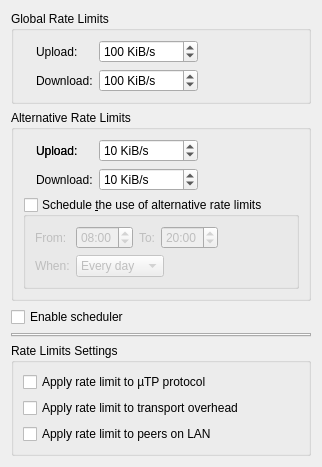
          <widget class="QWidget" name="scrollAreaWidgetContents_9">
           <property name="geometry">
            <rect>
             <x>0</x>
             <y>0</y>
             <width>302</width>
             <height>408</height>
            </rect>
           </property>
           <layout class="QVBoxLayout" name="verticalLayout_5">
            <item>
             <widget class="QGroupBox" name="rateLimitBox">
              <property name="title">
               <string>Global Rate Limits</string>
              </property>
              <layout class="QGridLayout" name="rateLimitBoxLayout">
               <item row="0" column="0" rowspan="2">
                <widget class="QLabel" name="labelGlobalRate"/>
               </item>
               <item row="0" column="1">
                <widget class="QLabel" name="label_10">
                 <property name="text">
                  <string>Upload:</string>
                 </property>
                </widget>
               </item>
               <item row="0" column="2">
                <widget class="QSpinBox" name="spinUploadLimit">
                 <property name="specialValueText">
                  <string>∞</string>
                 </property>
                 <property name="suffix">
                  <string> KiB/s</string>
                 </property>
                 <property name="maximum">
                  <number>2000000</number>
                 </property>
                 <property name="stepType">
                  <enum>QAbstractSpinBox::StepType::AdaptiveDecimalStepType</enum>
                 </property>
                 <property name="value">
                  <number>100</number>
                 </property>
                </widget>
               </item>
               <item row="0" column="3">
                <spacer name="horizontalSpacer">
                 <property name="orientation">
                  <enum>Qt::Orientation::Horizontal</enum>
                 </property>
                 <property name="sizeHint" stdset="0">
                  <size>
                   <width>40</width>
                   <height>20</height>
                  </size>
                 </property>
                </spacer>
               </item>
               <item row="1" column="1">
                <widget class="QLabel" name="label_11">
                 <property name="text">
                  <string>Download:</string>
                 </property>
                </widget>
               </item>
               <item row="1" column="2">
                <widget class="QSpinBox" name="spinUploadLimit">
                 <property name="specialValueText">
                  <string>∞</string>
                 </property>
                 <property name="suffix">
                  <string> KiB/s</string>
                 </property>
                 <property name="maximum">
                  <number>2000000</number>
                 </property>
                 <property name="stepType">
                  <enum>QAbstractSpinBox::StepType::AdaptiveDecimalStepType</enum>
                 </property>
                 <property name="value">
                  <number>100</number>
                 </property>
                </widget>
               </item>
              </layout>
             </widget>
            </item>
            <item>
             <widget class="QGroupBox" name="altRateLimitBox">
              <property name="title">
               <string>Alternative Rate Limits</string>
              </property>
              <layout class="QGridLayout" name="gridLayout_6">
               <item row="0" column="0" rowspan="2">
                <widget class="QLabel" name="labelAltRate"/>
               </item>
               <item row="0" column="1">
                <widget class="QLabel" name="label_13">
                 <property name="text">
                  <string>Upload:</string>
                 </property>
                </widget>
               </item>
               <item row="0" column="2">
                <widget class="QSpinBox" name="spinUploadLimitAlt">
                 <property name="specialValueText">
                  <string>∞</string>
                 </property>
                 <property name="suffix">
                  <string> KiB/s</string>
                 </property>
                 <property name="maximum">
                  <number>2000000</number>
                 </property>
                 <property name="stepType">
                  <enum>QAbstractSpinBox::StepType::AdaptiveDecimalStepType</enum>
                 </property>
                 <property name="value">
                  <number>10</number>
                 </property>
                </widget>
               </item>
               <item row="0" column="3">
                <spacer name="horizontalSpacer_5">
                 <property name="orientation">
                  <enum>Qt::Orientation::Horizontal</enum>
                 </property>
                 <property name="sizeHint" stdset="0">
                  <size>
                   <width>40</width>
                   <height>20</height>
                  </size>
                 </property>
                </spacer>
               </item>
               <item row="0" column="1">
                <widget class="QLabel" name="label_10">
                 <property name="text">
                  <string>Upload:</string>
                 </property>
                </widget>
               </item>
               <item row="1" column="1">
                <widget class="QLabel" name="label_11">
                 <property name="text">
                  <string>Download:</string>
                 </property>
                </widget>
               </item>
               <item row="1" column="2">
                <widget class="QSpinBox" name="spinDownloadLimitAlt">
                 <property name="specialValueText">
                  <string>∞</string>
                 </property>
                 <property name="suffix">
                  <string> KiB/s</string>
                 </property>
                 <property name="maximum">
                  <number>2000000</number>
                 </property>
                 <property name="stepType">
                  <enum>QAbstractSpinBox::StepType::AdaptiveDecimalStepType</enum>
                 </property>
                 <property name="value">
                  <number>10</number>
                 </property>
                </widget>
               </item>
               <item row="2" column="0" colspan="4">
                <widget class="QGroupBox" name="groupBoxSchedule">
                 <property name="title">
                  <string>Schedule &amp;the use of alternative rate limits</string>
                 </property>
                 <property name="checkable">
                  <bool>true</bool>
                 </property>
                 <property name="checked">
                  <bool>false</bool>
                 </property>
                 <layout class="QGridLayout" name="gridLayout_7">
                  <item row="0" column="0">
                   <widget class="QLabel" name="label_6">
                    <property name="toolTip">
                     <string>Start time</string>
                    </property>
                    <property name="text">
                     <string comment="From start time">From:</string>
                    </property>
                   </widget>
                  </item>
                  <item row="0" column="1">
                   <widget class="QTimeEdit" name="timeEditScheduleFrom">
                    <property name="wrapping">
                     <bool>true</bool>
                    </property>
                    <property name="displayFormat">
                     <string notr="true">hh:mm</string>
                    </property>
                    <property name="calendarPopup">
                     <bool>false</bool>
                    </property>
                    <property name="time">
                     <time>
                      <hour>8</hour>
                      <minute>0</minute>
                      <second>0</second>
                     </time>
                    </property>
                   </widget>
                  </item>
                  <item row="0" column="2">
                   <widget class="QLabel" name="label_17">
                    <property name="toolTip">
                     <string>End time</string>
                    </property>
                    <property name="text">
                     <string comment="To end time">To:</string>
                    </property>
                   </widget>
                  </item>
                  <item row="0" column="3">
                   <widget class="QTimeEdit" name="timeEditScheduleTo">
                    <property name="wrapping">
                     <bool>true</bool>
                    </property>
                    <property name="displayFormat">
                     <string notr="true">hh:mm</string>
                    </property>
                    <property name="time">
                     <time>
                      <hour>20</hour>
                      <minute>0</minute>
                      <second>0</second>
                     </time>
                    </property>
                   </widget>
                  </item>
                  <item row="0" column="4">
                   <spacer name="horizontalSpacer_8">
                    <property name="orientation">
                     <enum>Qt::Orientation::Horizontal</enum>
                    </property>
                    <property name="sizeHint" stdset="0">
                     <size>
                      <width>40</width>
                      <height>20</height>
                     </size>
                    </property>
                   </spacer>
                  </item>
                  <item row="1" column="0">
                   <widget class="QLabel" name="label_18">
                    <property name="text">
                     <string>When:</string>
                    </property>
                   </widget>
                  </item>
                  <item row="1" column="1" colspan="3">
                   <widget class="QComboBox" name="comboBoxScheduleDays">
                    <property name="sizePolicy">
                     <sizepolicy hsizetype="Fixed" vsizetype="Fixed">
                      <horstretch>0</horstretch>
                      <verstretch>0</verstretch>
                     </sizepolicy>
                    </property>
                    <item>
                     <property name="text">
                      <string>Every day</string>
                     </property>
                    </item>
                    <item>
                     <property name="text">
                      <string>Weekdays</string>
                     </property>
                    </item>
                    <item>
                     <property name="text">
                      <string>Weekends</string>
                     </property>
                    </item>
                   </widget>
                  </item>
                 </layout>
                </widget>
               </item>
              </layout>
             </widget>
            </item>
            <item>
             <widget class="QCheckBox" name="checkScheduleEnable">
              <property name="text">
               <string>Enable scheduler</string>
              </property>
             </widget>
            </item>
            <item>
             <widget class="QTabWidget" name="tabSchedule"/>
            </item>
            <item>
             <widget class="QGroupBox" name="rateLimitsGroupBox">
              <property name="title">
               <string>Rate Limits Settings</string>
              </property>
              <layout class="QVBoxLayout" name="verticalLayout_30">
               <item>
                <widget class="QCheckBox" name="checkLimituTPConnections">
                 <property name="text">
                  <string>Apply rate limit to µTP protocol</string>
                 </property>
                </widget>
               </item>
               <item>
                <widget class="QCheckBox" name="checkLimitTransportOverhead">
                 <property name="text">
                  <string>Apply rate limit to transport overhead</string>
                 </property>
                </widget>
               </item>
               <item>
                <widget class="QCheckBox" name="checkLimitLocalPeerRate">
                 <property name="text">
                  <string>Apply rate limit to peers on LAN</string>
                 </property>
                </widget>
               </item>
              </layout>
             </widget>
            </item>
            <item>
             <spacer name="verticalSpacer_2">
              <property name="orientation">
               <enum>Qt::Orientation::Vertical</enum>
              </property>
              <property name="sizeHint" stdset="0">
               <size>
                <width>20</width>
                <height>40</height>
               </size>
              </property>
             </spacer>
            </item>
           </layout>
          </widget>
